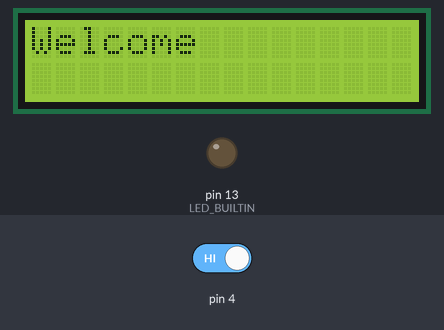
Recording of a sketch running on a simulated Arduino Uno, built with avr-gcc and run on an emulated ATmega328P. Shown: 16×2 character LCD, output pins drawn as LEDs (lit = HIGH). The test bench sets the inputs (shaded band); at power-on: pin 4 HIGH. What the sketch prints to the serial monitor is not drawn.

Above: at 0.1 s.
At 2.7 s:
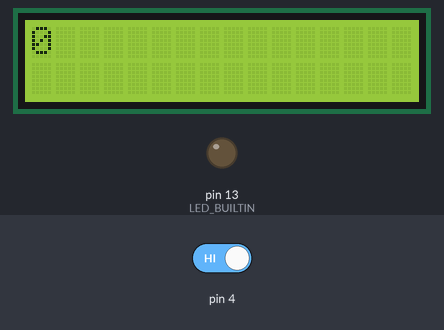
2.8 s: pin 4 driven LOW
At 2.86 s:
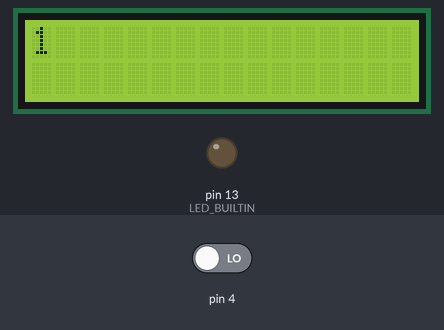
4.3 s: pin 4 driven HIGH
Timing chart, 0 to 7.3 s (numbered marks = the images above; inputs shaded):
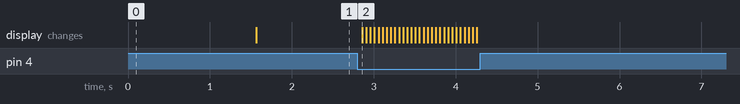

Measured:
- after the input at 2.8 s, the display: changes after 0.06 s (image 2)
- after the input at 4.3 s, every drawn part: stays the same

The sketch:

Lab10Final.ino
```cpp
#define STATE_IDLE 0
#define STATE_WAIT 1
#define STATE_LOW 2
#include <LiquidCrystal.h>
LiquidCrystal LcdDriver ( A5, A4, 5, 6, 7, 8 );

int state = STATE_IDLE;
unsigned long debounceTimer;
unsigned long counter;
int counterToggle;
unsigned long stopWatch;

void setup()
{
  DDRD &= 0xEF; // pinMode( 4, INPUT );
  counter = 0;
  counterToggle = -1;
  stopWatch = millis();
  Serial.begin( 9600 );
  pinMode(LED_BUILTIN, OUTPUT);
  LcdDriver.begin( 16 , 2 );
  LcdDriver.clear();
  LcdDriver.setCursor( 0 , 0);
  LcdDriver.print( "Welcome" );
  delay(1500);
  LcdDriver.clear();
  LcdDriver.print( counter );
}


void loop()
{
  switch (state) //switch de-bouncer, the program is looking for STATE_LOW to read as ON
  {
    case STATE_IDLE : if( (PIND & 0x10) == LOW ) // if( digitalRead( 4 ) == LOW )
    {
      state = STATE_WAIT;
      debounceTimer = millis();
    }

    break;

    case STATE_WAIT : if( (PIND & 0x10) != LOW) // if( digitalRead( 4 ) == HIGH )
    {
      state = STATE_IDLE;
    }
    else
    {
      if( millis() - debounceTimer > 5 )
      {
        state = STATE_LOW;
        Serial.println( "Pressed" );
        stopWatch = millis();

        if (counterToggle == 1)
        {
          counterToggle = -1;
        }
        else
        {
          counterToggle = 1;
        }
      }
    }

    break;

    case STATE_LOW :

    if( (PIND & 0x10) != LOW ) // if( digitalRead( 4 ) == HIGH )
    {
      state = STATE_IDLE;
      Serial.println( "Released" );

    }

    if( millis() - stopWatch >= 50 )
    {
      if (counter >= 1 && counterToggle == -1) // countdown stopping underflow
        {
        counter = counter + counterToggle;
        stopWatch += 50;
        LcdDriver.clear();
        LcdDriver.setCursor( 0, 0);
        LcdDriver.print( counter );
        }
      else if (counterToggle == 1) // count up
        {
        counter = counter + counterToggle;
        stopWatch += 50;
        LcdDriver.clear();
        LcdDriver.setCursor( 0 , 0 );
        LcdDriver.print( counter );
        }
    }

    break;

    default : state = STATE_IDLE;
  }

  if (Serial.available())
  {
    if (Serial.read() == 'R')
    {
      counter = 0;
      counterToggle = 1;
      stopWatch = millis();
      LcdDriver.clear();
      LcdDriver.setCursor( 0 , 0);
      LcdDriver.print( "Welcome" );
      delay(1500);
      LcdDriver.clear();
      LcdDriver.print( counter );
      counterToggle = -1;
      state = STATE_IDLE;
    }
  }

}
```
